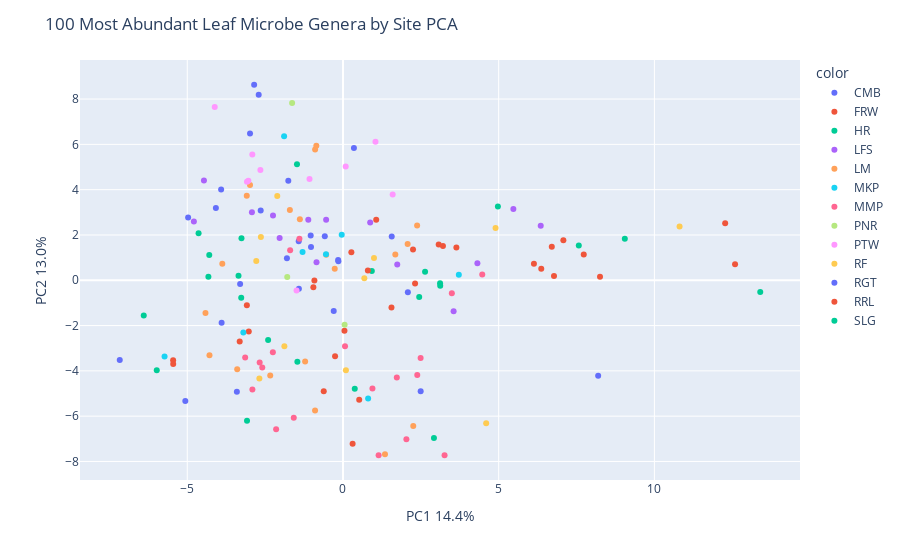

Notebook source saved alongside this figure:
### Markdown cell above
### PCA By Site with Top 100 Most Relatively Abundant Genera

### Code cell
X = pivoted_df[top_100.index]

pca = PCA(n_components=2)
components = pca.fit_transform(X)

fig = px.scatter(components, x=0, y=1, color=pivoted_df['site_id'])
fig.update_layout(
    title = "100 Most Abundant Leaf Microbe Genera by Site PCA",
    xaxis_title="PC1 " + str(round(100*pca.explained_variance_ratio_[0], 1)) + '%',
    yaxis_title="PC2 " + str(round(100*pca.explained_variance_ratio_[1], 1)) + '%')
fig.show()

### Figure 1 — Plotly figure (JSON) as saved in the notebook; plotly's stock layout.template omitted (floating-point values rounded to 4 significant figures)
{"data": [{"hovertemplate": "color=CMB<br>0=%{x}<br>1=%{y}<extra></extra>", "legendgroup": "CMB", "marker": {"color": "#636efa", "symbol": "circle"}, "mode": "markers", "name": "CMB", "orientation": "v", "showlegend": true, "type": "scatter", "x": [-3.912, -2.641, -1.415, -0.1547, -2.706, -4.081, -1.755, -1.036, 0.352, -2.984, -1.026, -3.897, -1.799, -4.972, -1.421, -3.302, -0.1476, 1.566, -0.5834, -2.852], "xaxis": "x", "y": [4.009, 3.078, -0.3788, 0.8998, 8.187, 3.191, 4.395, 1.975, 5.844, 6.482, 1.465, -1.876, 0.9738, 2.773, 1.725, -0.1695, 0.8368, 1.938, 1.944, 8.632], "yaxis": "y"}, {"hovertemplate": "color=FRW<br>0=%{x}<br>1=%{y}<extra></extra>", "legendgroup": "FRW", "marker": {"color": "#EF553B", "symbol": "circle"}, "mode": "markers", "name": "FRW", "orientation": "v", "showlegend": true, "type": "scatter", "x": [0.3097, -5.453, -3.316, -0.2532, -0.9173, -3.086, -3.024, -0.6175, 0.5217, 0.04794, -5.451], "xaxis": "x", "y": [-7.215, -3.529, -2.708, -3.353, -0.01415, -1.098, -2.259, -4.898, -5.279, -2.227, -3.694], "yaxis": "y"}, {"hovertemplate": "color=HR<br>0=%{x}<br>1=%{y}<extra></extra>", "legendgroup": "HR", "marker": {"color": "#00cc96", "symbol": "circle"}, "mode": "markers", "name": "HR", "orientation": "v", "showlegend": true, "type": "scatter", "x": [0.9262, -4.293, -6.397, -4.321, -4.636, -3.267], "xaxis": "x", "y": [0.4053, 1.117, -1.552, 0.158, 2.077, -0.7724], "yaxis": "y"}, {"hovertemplate": "color=LFS<br>0=%{x}<br>1=%{y}<extra></extra>", "legendgroup": "LFS", "marker": {"color": "#ab63fa", "symbol": "circle"}, "mode": "markers", "name": "LFS", "orientation": "v", "showlegend": true, "type": "scatter", "x": [4.317, -4.787, -2.034, 1.743, -2.924, -4.464, -0.5408, 3.553, 0.8736, 6.35, -0.8494, 5.471, -1.113, -2.247], "xaxis": "x", "y": [0.746, 2.593, 1.869, 0.6979, 3.003, 4.406, 2.669, -1.368, 2.555, 2.409, 0.7971, 3.149, 2.667, 2.865], "yaxis": "y"}, {"hovertemplate": "color=LM<br>0=%{x}<br>1=%{y}<extra></extra>", "legendgroup": "LM", "marker": {"color": "#FFA15A", "symbol": "circle"}, "mode": "markers", "name": "LM", "orientation": "v", "showlegend": true, "type": "scatter", "x": [-4.415, -2.336, -0.2646, -3.089, -1.704, -0.8947, -1.384, 1.349, -1.215, -0.5395, -0.8956, -3.874, 2.077, 2.381, 2.257, -0.8548, 1.681, -3.396, -4.286, -2.984], "xaxis": "x", "y": [-1.45, -4.2, 0.5036, 3.735, 3.104, 5.77, 2.699, -7.678, -3.591, 1.131, -5.746, 0.725, 1.603, 2.417, -6.439, 5.941, 1.137, -3.925, -3.306, 4.209], "yaxis": "y"}, {"hovertemplate": "color=MKP<br>0=%{x}<br>1=%{y}<extra></extra>", "legendgroup": "MKP", "marker": {"color": "#19d3f3", "symbol": "circle"}, "mode": "markers", "name": "MKP", "orientation": "v", "showlegend": true, "type": "scatter", "x": [3.72, -0.5459, -1.298, -0.04011, 0.8083, -1.89, -5.729, -3.199], "xaxis": "x", "y": [0.2404, 1.151, 1.248, 2.007, -5.215, 6.356, -3.368, -2.311], "yaxis": "y"}, {"hovertemplate": "color=MMP<br>0=%{x}<br>1=%{y}<extra></extra>", "legendgroup": "MMP", "marker": {"color": "#FF6692", "symbol": "circle"}, "mode": "markers", "name": "MMP", "orientation": "v", "showlegend": true, "type": "scatter", "x": [3.262, -2.146, -2.251, 2.037, 4.472, -2.908, 1.729, 2.386, -1.696, -1.399, 3.496, -3.14, 2.493, 0.9468, 0.06591, -2.591, -1.58, 1.144, -2.674], "xaxis": "x", "y": [-7.725, -6.578, -3.182, -7.024, 0.2536, -4.821, -4.291, -4.187, 1.33, 1.831, -0.568, -3.411, -3.431, -4.778, -2.908, -3.854, -6.072, -7.722, -3.625], "yaxis": "y"}, {"hovertemplate": "color=PNR<br>0=%{x}<br>1=%{y}<extra></extra>", "legendgroup": "PNR", "marker": {"color": "#B6E880", "symbol": "circle"}, "mode": "markers", "name": "PNR", "orientation": "v", "showlegend": true, "type": "scatter", "x": [0.05234, -1.633, -1.79], "xaxis": "x", "y": [-1.965, 7.827, 0.1415], "yaxis": "y"}, {"hovertemplate": "color=PTW<br>0=%{x}<br>1=%{y}<extra></extra>", "legendgroup": "PTW", "marker": {"color": "#FF97FF", "symbol": "circle"}, "mode": "markers", "name": "PTW", "orientation": "v", "showlegend": true, "type": "scatter", "x": [-3.082, -1.491, -2.911, -4.118, -3.038, -2.651, 0.08818, 1.044, 1.596, -1.074], "xaxis": "x", "y": [4.345, -0.4488, 5.55, 7.649, 4.389, 4.864, 5.021, 6.114, 3.791, 4.467], "yaxis": "y"}, {"hovertemplate": "color=RF<br>0=%{x}<br>1=%{y}<extra></extra>", "legendgroup": "RF", "marker": {"color": "#FECB52", "symbol": "circle"}, "mode": "markers", "name": "RF", "orientation": "v", "showlegend": true, "type": "scatter", "x": [0.09459, -2.784, -1.881, 0.9963, 10.81, 4.598, 0.6864, -2.684, -2.109, -2.635, 4.899], "xaxis": "x", "y": [-3.969, 0.8488, -2.911, 0.9778, 2.378, -6.317, 0.08836, -4.341, 3.724, 1.915, 2.305], "yaxis": "y"}, {"hovertemplate": "color=RGT<br>0=%{x}<br>1=%{y}<extra></extra>", "legendgroup": "RGT", "marker": {"color": "#636efa", "symbol": "circle"}, "mode": "markers", "name": "RGT", "orientation": "v", "showlegend": true, "type": "scatter", "x": [2.495, 8.194, -0.2968, 2.084, -3.407, -5.062, -7.167], "xaxis": "x", "y": [-4.9, -4.213, -1.352, -0.5314, -4.917, -5.335, -3.515], "yaxis": "y"}, {"hovertemplate": "color=RRL<br>0=%{x}<br>1=%{y}<extra></extra>", "legendgroup": "RRL", "marker": {"color": "#EF553B", "symbol": "circle"}, "mode": "markers", "name": "RRL", "orientation": "v", "showlegend": true, "type": "scatter", "x": [7.077, 0.8003, 7.732, 3.642, 2.249, 0.2694, 8.254, 2.316, -0.9509, 6.776, 6.705, 3.074, 1.067, 3.21, 6.132, 1.558, 6.367, 12.59, 12.27], "xaxis": "x", "y": [1.767, 0.4335, 1.136, 1.443, 1.36, 1.241, 0.1582, -0.1372, -0.307, 0.1932, 1.484, 1.578, 2.675, 1.516, 0.7279, -1.203, 0.5125, 0.7075, 2.514], "yaxis": "y"}, {"hovertemplate": "color=SLG<br>0=%{x}<br>1=%{y}<extra></extra>", "legendgroup": "SLG", "marker": {"color": "#00cc96", "symbol": "circle"}, "mode": "markers", "name": "SLG", "orientation": "v", "showlegend": true, "type": "scatter", "x": [4.975, 2.922, -2.403, 3.123, -1.464, -5.979, -1.476, 2.448, 2.636, -3.081, -3.259, -3.354, 13.4, 7.572, 9.05, 3.118, 0.3784], "xaxis": "x", "y": [3.255, -6.963, -2.635, -0.2416, -3.602, -3.967, 5.125, -0.74, 0.3734, -6.199, 1.859, 0.196, -0.5148, 1.533, 1.837, -0.1262, -4.793], "yaxis": "y"}], "layout": {"legend": {"title": {"text": "color"}, "tracegroupgap": 0}, "margin": {"t": 60}, "title": {"text": "100 Most Abundant Leaf Microbe Genera by Site PCA"}, "xaxis": {"anchor": "y", "domain": [0, 1], "title": {"text": "PC1 14.4%"}}, "yaxis": {"anchor": "x", "domain": [0, 1], "title": {"text": "PC2 13.0%"}}}}
